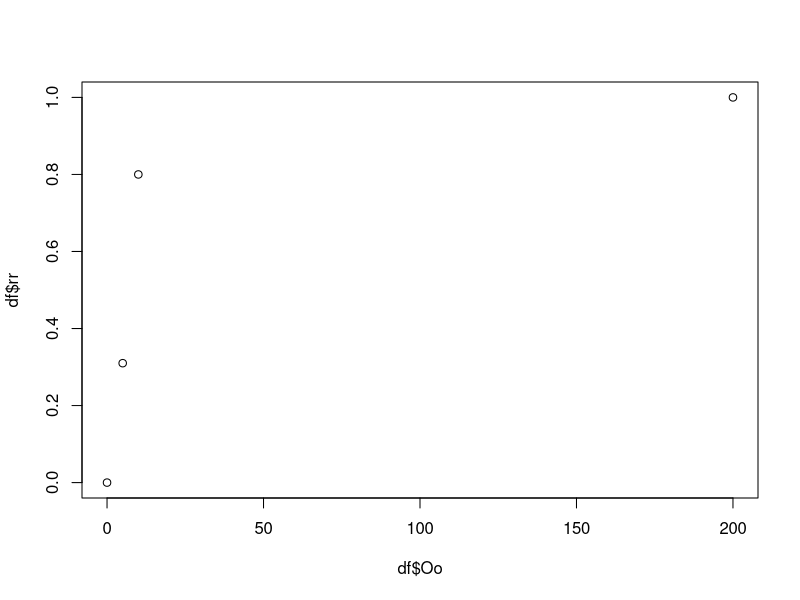

Reproduce this figure in R. (Note: this script raises an error after producing the figure.)
df = data.frame("Oo" = c(0,5,10,200),
                "rr" = c(0,0.31,0.8,1))



model1<-lm(rr~Oo, data = df)
model1
plot(df$Oo, df$rr)

mult_nls <- nls(rr ~ a*exp(r*Oo), start = list(a = 0.5, r = 0.2), data = df)
coef(mult_nls)

model1
predict(model1,newdata = df2)


alpha <- -20
beta <- -0.05
theta <- 30

# Sample some points along x axis
n <- 100
x <- seq(n)

# Make  y = f(x) + Gaussian_noise 
data.df <- data.frame("Oo" = c(0,5,10,200),
                      "rr" = c(0,0.31,0.8,1))

# plot data
plot(data.df$Oo, data.df$rr)

# Prepare a good inital state
theta.0 <- max(data.df$rr) * 1.1
model.0 <- lm(log(- rr + theta.0) ~ Oo, data=data.df)
alpha.0 <- -exp(coef(model.0)[1])
beta.0 <- coef(model.0)[2]

start <- list(alpha = alpha.0, beta = beta.0, theta = theta.0)

# Fit the model
model <- nls(rr ~ alpha * exp(beta * Oo) + theta , data = data.df, start = start)

# add fitted curve
plot(data.df$Oo, data.df$rr)
lines(data.df$Oo, predict(model, list(x = data.df$rr)), col = 'skyblue', lwd = 3)


df2 = data.frame("Oo" = 0,
                 "rr" = 0)

predict(model,newdata = df2)
